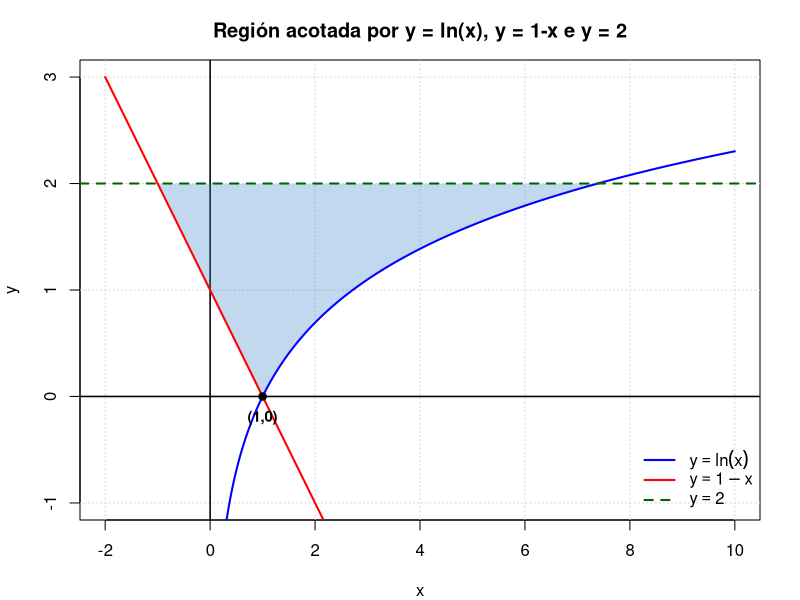

Write the R code that produced this figure.
output_file <- "images/2018_1_q2_grafico.png"
dir.create(dirname(output_file), showWarnings = FALSE, recursive = TRUE)

png(output_file, width = 6, height = 5, units = "in", res = 300)

par(mar = c(4, 4, 3, 2), bg = "white")

# Rango base extendido
x_range <- seq(-2, 10, length.out = 500)
y_range <- seq(-1, 3, length.out = 500)

# Configurar plot vacío
plot(0, 0, type="n", xlim=c(-2, 10), ylim=c(-1, 3), 
     xlab="x", ylab="y", 
     main="Región acotada por y = ln(x), y = 1-x e y = 2")
grid(col = "lightgray")

# Ejes
abline(h=0, col="black", lwd=1.5)
abline(v=0, col="black", lwd=1.5)

# Dibujar Región de Integración (entre y=0 e y=2)
y_pol <- seq(0, 2, length.out = 100)
x_left <- 1 - y_pol
x_right <- exp(y_pol)

# Ensamblamos el polígono
polygon(c(x_left, rev(x_right)), c(y_pol, rev(y_pol)), 
        col=rgb(0.2, 0.5, 0.8, alpha=0.3), border=NA)

# Curva y = ln(x) o x = e^y
x_ln <- seq(0.1, 10, length.out=500)
y_ln <- log(x_ln)
lines(x_ln, y_ln, col="blue", lwd=2)

# Recta y = 1 - x
y_recta <- 1 - x_range
lines(x_range, y_recta, col="red", lwd=2)

# Límite y = 2
abline(h=2, col="darkgreen", lwd=2, lty=2)

# Opcional: punto de intersección
points(1, 0, pch=19, col="black")
text(1, -0.2, "(1,0)", cex=0.9, font=2)

legend("bottomright", legend=c(expression(y == ln(x)), expression(y == 1-x), expression(y == 2)), 
       col=c("blue", "red", "darkgreen"), lty=c(1,1,2), lwd=2, bty="n")

dev.off()
print(paste("Image saved to:", output_file))
